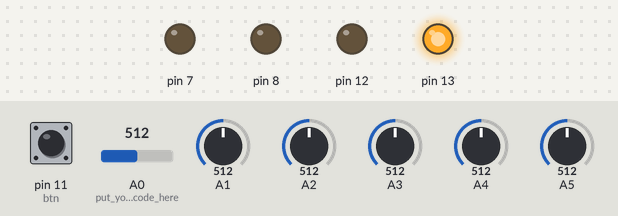
A sketch run on a simulated Arduino Uno, built with avr-gcc and run on an emulated ATmega328P. Parts: output pins drawn as LEDs (lit = HIGH). Inputs (shaded band) come from the test bench; at power-on: pin 11 (btn) HIGH, A0 (put_your_setup_code_here) = 512, A2 = 512, A1 = 512, A3 = 512, A4 = 512, A5 = 512. What the sketch prints to the serial monitor is not drawn.

Above: at 1.2 s.
1.3 s: pin 11 (btn) pulled LOW for 0.15 s
At 2.5 s:
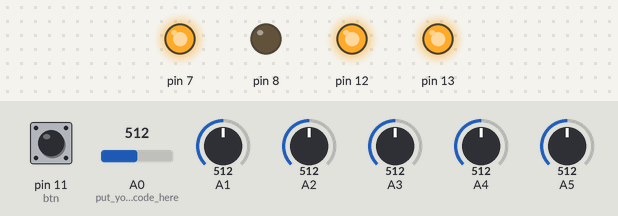
2.9 s: A0 (put_your_setup_code_here) set to 30
4.7 s: A2 set to 306
6.6 s: A1 set to 30
8.2 s: A3 set to 306
11.2 s: A4 set to 30
Timing chart, 0 to 14.2 s (numbered marks = the images above; inputs shaded):
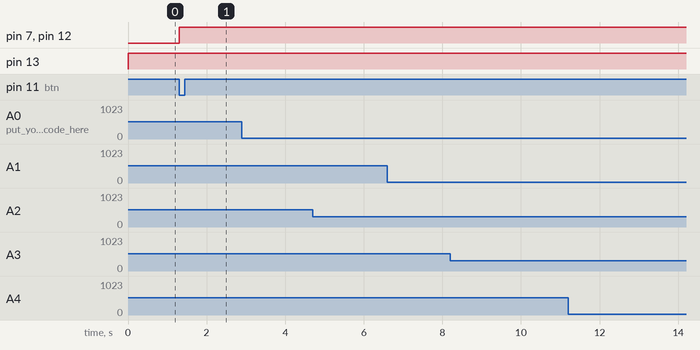

Measured:
- after the input at 1.3 s, pin 7, pin 12: LOW → HIGH at once
- after the input at 2.9 s, every drawn part: stays the same
- after the input at 4.7 s, every drawn part: stays the same
- after the input at 6.6 s, every drawn part: stays the same
- after the input at 8.2 s, every drawn part: stays the same
- after the input at 11.2 s, every drawn part: stays the same

The sketch:

ECG_6_LEAD.ino
```cpp
/*
 Name:		ECG_6_LEAD.ino
 Created:	8/31/2021 2:22:43 PM
 Author:	HaveS
*/
unsigned int lead_1 = 0;
unsigned int lead_2 = 0;
unsigned int lead_3 = 0;
unsigned int aVR = 0;
unsigned int aVL = 0;
unsigned int aVF = 0;
const int btn = 11;
int selector = 0;
boolean isPressed = false;

#define waktubpm     100
const int numReadings1 = 15;
int readings1[numReadings1];      // the readings from the analog input
int readIndex1 = 0;              // the index of the current reading
int total1 = 0;                  // the running total
unsigned int sinyal;
unsigned long waktuBPM, waktuawal = 0;
float ref, hold, BPMpalsu, ppg;
int BPM, pulse;
int b = 0;
uint32_t tsLastReport = 0;
String data;

unsigned long lastmil = 0;

// the setup function runs once when you press reset or power the board
void setup() {
	Serial.begin(115200);
	pinMode(A0, INPUT);// put your setup code here, to run once:
	pinMode(A1, INPUT);
	pinMode(A2, INPUT);
	pinMode(A3, INPUT);
	pinMode(A4, INPUT);
	pinMode(A5, INPUT);
	pinMode(7, OUTPUT);
	pinMode(8, OUTPUT);
	pinMode(12, OUTPUT);
	pinMode(13, OUTPUT);
}

// the loop function runs over and over again until power down or reset
void loop() {
	if (digitalRead(btn) == LOW && isPressed == false) //button is pressed AND this is the first digitalRead() that the button is pressed
	{
		isPressed = true;  //set to true, so this code will not run again until button released
		doSwitchStatement(); // a call to a separate function that performs the switch statement and subsequent evoked code

		selector++; // this is done after the doSwitchStatement(), so case 0 will be executed on the first button press
		if (selector > 1) {
			selector = 0;
		}
		// selector = (selector+1) % 4;  // does the same, without if-statement
	}
	else if (digitalRead(btn) == HIGH)
	{
		isPressed = false; //button is released, variable reset
	}

	perhitunganbpm();
	doSwitchStatement();
	lead_1 = analogRead(A0);
	lead_2 = analogRead(A1);
	lead_3 = analogRead(A2);
	aVR = analogRead(A3);
	aVL = analogRead(A4);
	aVF = analogRead(A5);

	if (millis() - lastmil >= 33) {
		lastmil = millis();
		//KIRIM PAKET
		data += "*,";
		data += selector;
		data += ',';
		data += lead_1;
		data += ',';
		data += lead_2;
		data += ',';
		data += lead_3;
		data += ',';
		data += aVR;
		data += ',';
		data += aVL;
		data += ',';
		data += aVF;
		data += "#\r";
		Serial.print(data);

		data = "";
	}
}

void doSwitchStatement() {
	switch (selector) {
	case 0:
		digitalWrite(7, LOW); // bagian 1
		digitalWrite(8, LOW);
		digitalWrite(12, LOW);
		digitalWrite(13, HIGH);
		break;
	case 1:
		digitalWrite(7, HIGH);// bagian 2
		digitalWrite(8, LOW);
		digitalWrite(12, HIGH);
		digitalWrite(13, HIGH);
		break;
	}
}

void perhitunganbpm()
{
	if (millis() - tsLastReport > waktubpm)
	{
		sinyal = analogRead(A2);
		total1 = total1 - readings1[readIndex1];
		readings1[readIndex1] = sinyal;
		total1 = total1 + readings1[readIndex1];
		readIndex1 = readIndex1 + 1;
		if (readIndex1 >= numReadings1) {
			readIndex1 = 0;
		}
		pulse = total1 / numReadings1;//mengambiil grafik ppg
		ppg = pulse;
		if (ref <= ppg) { ref = ppg; }
		else { ref = ref; hold = (ref * 0.9); }
		waktuawal = millis() - waktuBPM;
		if (ppg > hold)
		{
			b = 1;
		}
		if (ppg < (hold * 0.9))
		{
			if (b == 1) {
				BPMpalsu++;
				hold = 0;
				b = 0;
			}
		}
		if (BPMpalsu == 3) {
			BPM = 180000 / waktuawal;
			BPMpalsu = 0;

			waktuBPM = millis();
		}

	}
}
```
